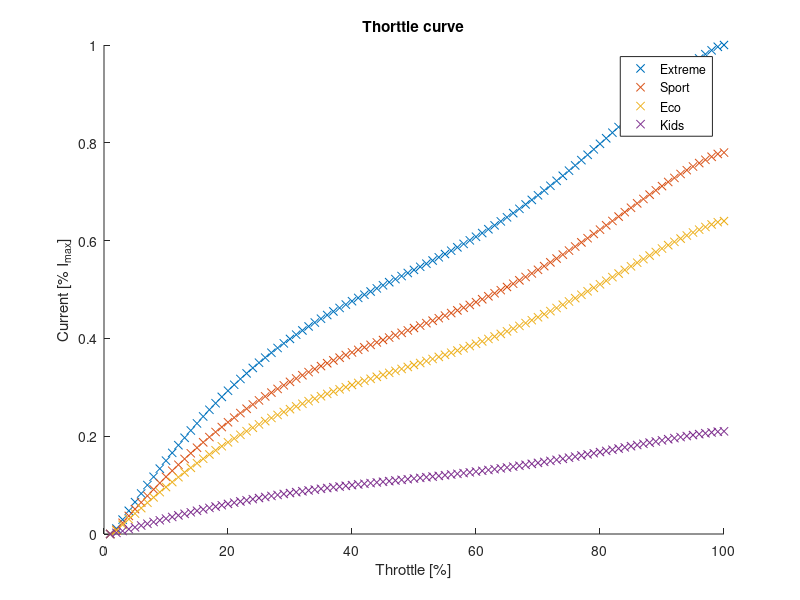

Recreate this plot in MATLAB.
close all;

thr_input = 0:1:99;

pointsx = [1,10,15,30,40,50,60,70,80,85,90,100];
pointsy = [0,0.2,0.23,0.36,0.52,0.55,0.63,0.68,0.79,0.87,0.95,1];
p = polyval(polyfit(pointsx, pointsy, 5), thr_input);
p(p>1) = 1;
p(p<0) = 0;

thr_curve = p;
thr_curve2 = p;
thr_curve3 = p;
thr_curve4 = p;

for i=thr_input+1
    thr_curve(i) = thr_curve(i)     *   1.00; % extreme
	thr_curve2(i) = thr_curve2(i)   *   0.78; % sport
	thr_curve3(i) = thr_curve3(i)   *   0.64; % eco
	thr_curve4(i) = thr_curve4(i)   *   0.21; % slow
end

figure(1)
hold on;
plot(thr_curve, 'x'); 
plot(thr_curve2, 'x');
plot(thr_curve3, 'x');
plot(thr_curve4, 'x');
title('Thorttle curve')
xlabel('Throttle [%]')
ylabel('Current [% I_{max}]')
legend('Extreme', 'Sport', 'Eco', 'Kids')

clc;
fprintf("\n");
fprintf("static const float aw_curve_ravik_extreme[] = {%s};\n", regexprep(num2str(thr_curve),'\s+',','));
fprintf("static const float aw_curve_ravik_sport[] = {%s};\n", regexprep(num2str(thr_curve2),'\s+',','));
fprintf("static const float aw_curve_ravik_eco[] = {%s};\n", regexprep(num2str(thr_curve3),'\s+',','));
fprintf("static const float aw_curve_ravik_kids[] = {%s};\n", regexprep(num2str(thr_curve4),'\s+',','));
fprintf("\n");